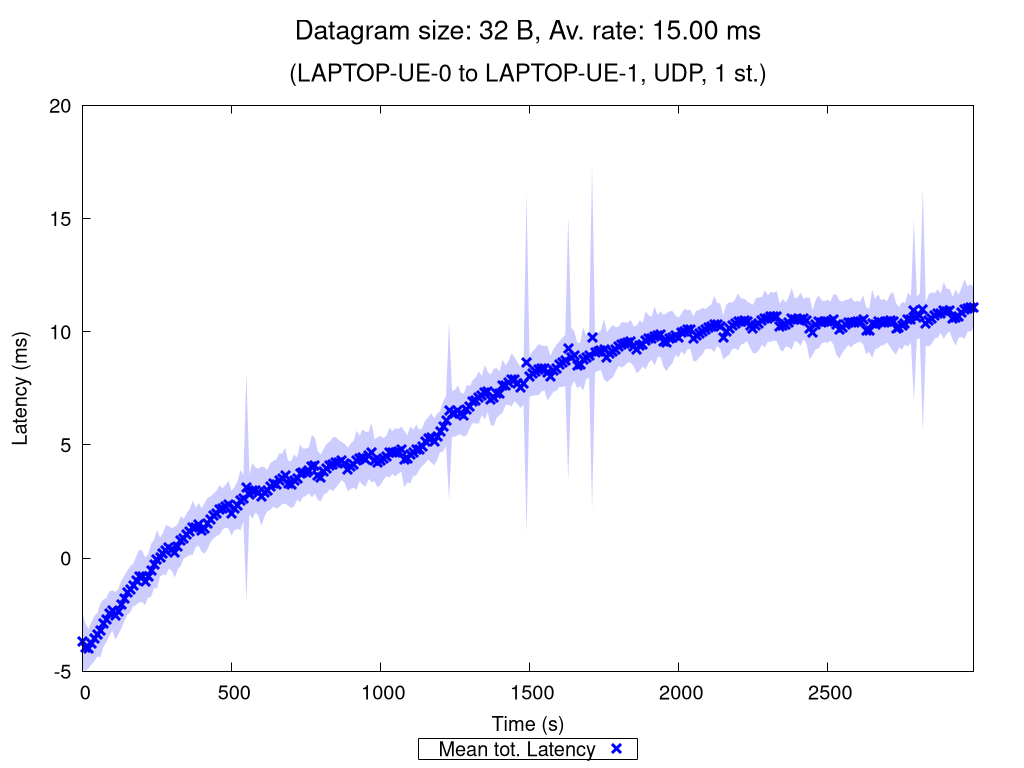

The gnuplot source for this figure:
set terminal pngcairo nocrop enhanced size 1024,768 font "Verdana,15"
set output "UDP_1_st_2020_10_07_18-23-36_two2one_00032B.png"

set title "{/=20 Datagram size: 32 B, Av. rate: 15.00 ms}\n\n{/=18 (LAPTOP-UE-0 to LAPTOP-UE-1, UDP, 1 st.)}"

set xlabel "Time (s)"
set ylabel "Latency (ms)"
set ytics nomirror
set key bmargin center horizontal box samplen 1 width -1
set bmargin 4.6
set rmargin 4.5

rf = 1.0  # rate factor
set style fill transparent solid 0.2 noborder
set autoscale xfix
plot "UDP_1_st_2020_10_07_18-23-36_two2one_00032B_iperf_processed.dat" using 1:($2/rf-$3/rf):($2/rf+$3/rf) with filledcurves lc rgb "blue" notitle, \
     "" using 1:($2/rf) with points pt 2 ps 1.5 lw 3 lc rgb "blue" title "Mean tot. Latency", \
